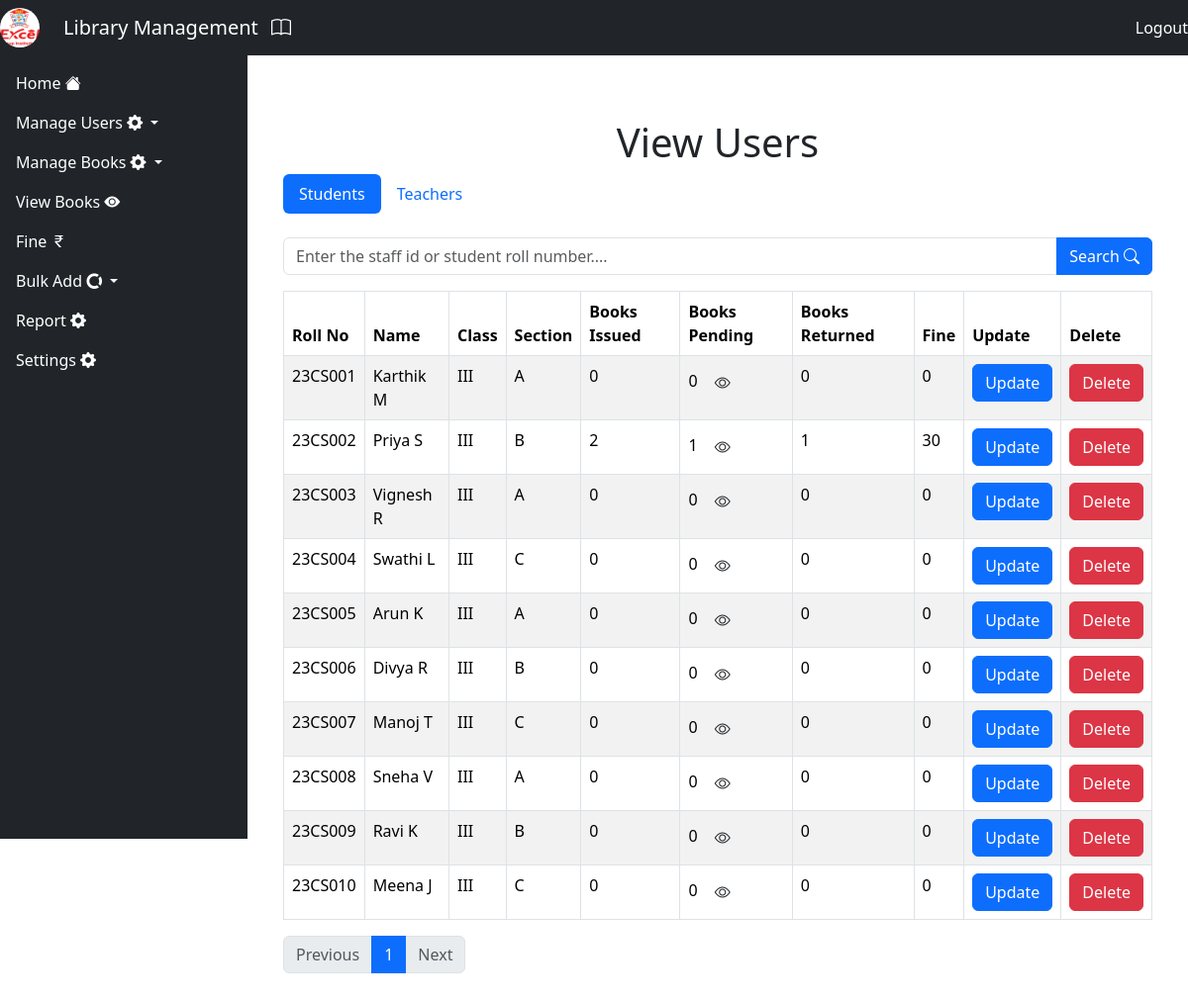
The page /view_users/ (signed in) on the database as committed earlier.
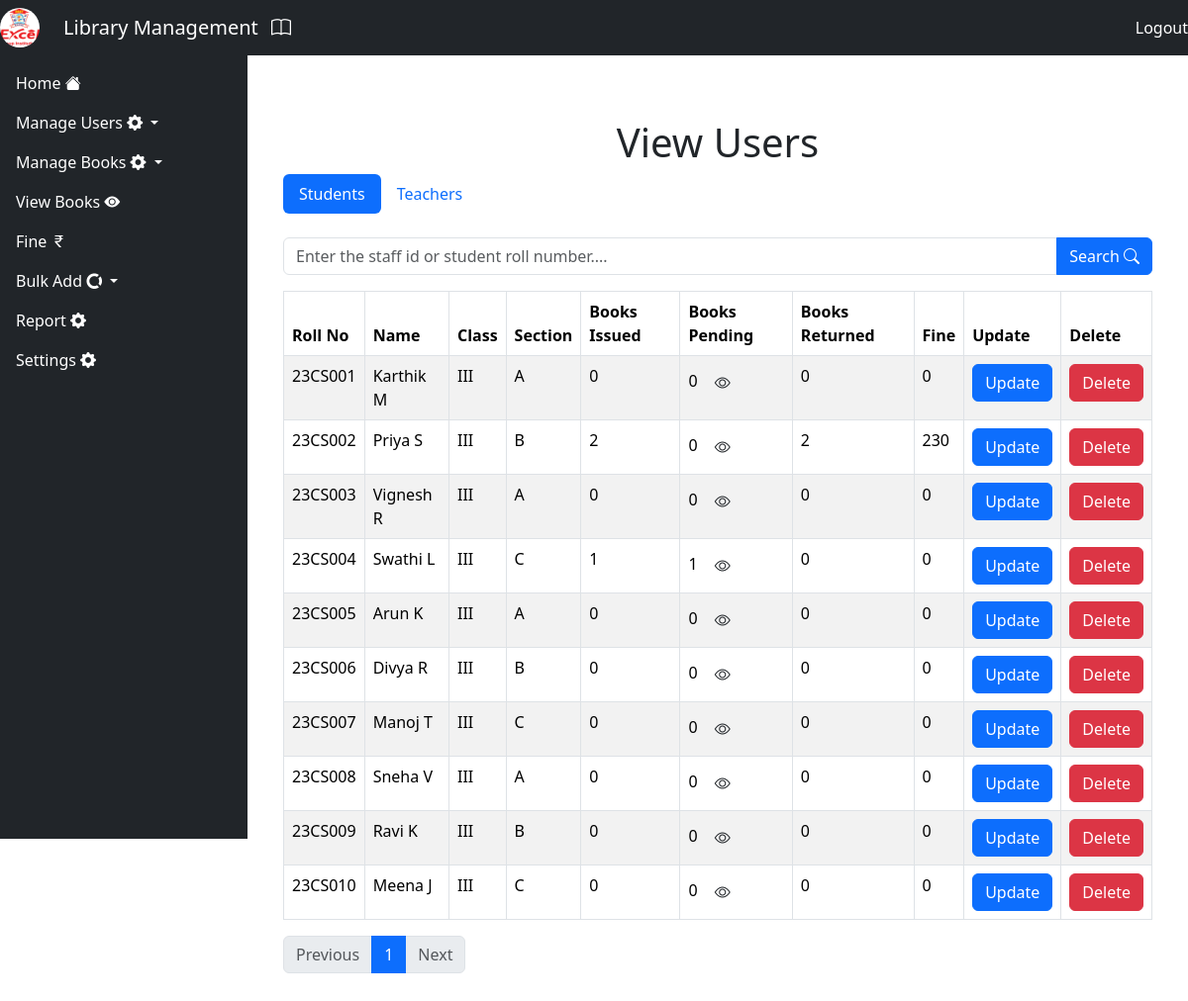
The same page on the database as committed later.
### Library/models.py (models this page shows, shortened)
class Students(models.Model):
    name = models.CharField(max_length=100)
    roll_no = models.CharField(max_length=10)
    class_id = models.CharField(max_length=10)
    section =  models.CharField(max_length=10)
    books_issued = models.IntegerField(default=0)
    books_returned = models.IntegerField(default=0)
    books_pending = models.IntegerField(default=0)
    issued_books = GenericRelation('IssuedBooks', content_type_field='content_type', object_id_field='object_id')
    fine = models.IntegerField(default=0)

### Library/views.py (the view, shortened to what this page needs)
# urls.py: path('view_users/', viewUsers, name='view_users'),
@login_required(login_url='login')
def viewUsers(request):
    students_list = Students.objects.all()
    teachers_list = Teacher.objects.all()
    student_ct = ContentType.objects.get_for_model(Students)
    teacher_ct = ContentType.objects.get_for_model(Teacher)
    student_paginator = Paginator(students_list, 10)
    teacher_paginator = Paginator(teachers_list, 10)
    for student in students_list:
        issued = IssuedBooks.objects.filter(content_type=student_ct, object_id=student.id)
        returned = ReturnedBooks.objects.filter(content_type=student_ct, object_id=student.id)
        returned_ids = [r.book.id for r in returned]
        pending = [b for b in issued if b.book.id not in returned_ids]
        student.books_returned = returned.count()
        student.books_pending = len(pending)
        student.pending_books = pending
    students = student_paginator.get_page(request.GET.get('student_page'))
    teachers = teacher_paginator.get_page(request.GET.get('teacher_page'))
    context = {
        'students': students,
        'teachers': teachers,
    }
    return render(request, 'viewusers.html', context)

### Library/context_processors.py (called while the page is built)
def logo_context(request):
    setting = Setting.objects.first()
    return {
        'logo': setting.logo if setting else None
    }

### Library/templates/viewusers.html (shortened to what the changed rows need)
{% extends 'base.html' %}
{% block content %}
<div class="container mt-5">
    <h1 class="text-center">View Users</h1>
    <div class="tab-content mt-4" id="userTabsContent">
        <div class="tab-pane fade {% if request.GET.tab != 'teacher' and not searched_teacher %}show active{% endif %}" id="studentFields" role="tabpanel">
            <table class="table table-bordered table-striped">
                <thead>
                    <tr>
                        <th>Roll No</th>
                        <th>Name</th>
                        <th>Class</th>
                        <th>Section</th>
                        <th>Books Issued</th>
                        <th>Books Pending</th>
                        <th>Books Returned</th>
                        <th>Fine</th>
                        <th>Update</th>
                        <th>Delete</th>
                    </tr>
                </thead>
                <tbody>
                    {% if searched_student %}
                    <tr>
                        <td>{{ searched_student.roll_no }}</td>
                        <td>{{ searched_student.name }}</td>
                        <td>{{ searched_student.class_id }}</td>
                        <td>{{ searched_student.section }}</td>
                        <td>{{ searched_student.books_issued }} </td>
                        <td>{{ searched_student.books_pending }} <button class="btn" data-bs-toggle="modal" data-bs-target="#issuedBooks{{searched_student.roll_no}}"><i class="bi bi-eye"></i></button></td>
                        <td>{{ searched_student.books_returned }}</td>
                        <td>{{searched_student.fine}}</td>
                        <td><button class="btn btn-primary" data-bs-toggle="modal" data-bs-target="#editUserModal{{ searched_student.id }}">Update</button></td>
                        <td><a href="{% url 'delete_user' 'student' searched_student.id %}" class="btn btn-danger">Delete</a></td>
                    </tr>
                    <div class="modal" id="issuedBooks{{searched_student.roll_no}}">
                        <div class="modal-dialog">
                            <div class="modal-content">
                                <div class="modal-header">
                                    <h1 class="modal-title">Issued Books</h1>
                                    <button type="button" class="btn-close" data-bs-dismiss="modal"></button>
                                </div>
                                <div class="modal-body">
                                    {% for book in searched_student.pending_books %}
                                    <li>{{ book.book.title }} ({{book.book.isbn}})</li>
                                {% empty %}
                                    <li>No books issued</li>
                                {% endfor %}                                    </div>
                            </div>
                        </div>
                    </div>
                    <div class="modal" id="iss">
                    </div>
                    <div class="modal" id="editUserModal{{ searched_student.id }}" aria-hidden="true">
                        <div class="modal-dialog">
                            <div class="modal-content">
                                <form method="post" action="{% url 'update_user' 'student' searched_student.id %}">
                                    {% csrf_token %}
                                    <div class="modal-header">
                                        <h1 class="modal-title">Edit User</h1>
                                        <button type="button" class="btn-close" data-bs-dismiss="modal"></button>
                                    </div>
                                    <div class="modal-body">
                                        <div class="mb-3"><label>Name</label><input type="text" name="name" class="form-control" value="{{searched_student.name }}"></div>
                                        <div class="mb-3"><label>Class</label><input type="text" name="class_id" class="form-control" value="{{searched_student.class_id }}"></div>
                                        <div class="mb-3"><label>Section</label><input type="text" name="section" class="form-control" value="{{searched_student.section }}"></div>
                                        <div class="mb-3"><label>Roll No</label><input type="text" name="roll_no" class="form-control" value="{{searched_student.roll_no }}"></div>
                                    </div>
                                    <div class="modal-footer">
                                        <button type="button" class="btn btn-secondary" data-bs-dismiss="modal">Close</button>
                                        <button type="submit" class="btn btn-primary">Confirm</button>
                                    </div>
                                </form>
                            </div>
                        </div>
                    </div>
                    {% elif students %}
                    {% for user in students %}
                    <tr>
                        <td>{{ user.roll_no }}</td>
                        <td>{{ user.name }}</td>
                        <td>{{ user.class_id }}</td>
                        <td>{{ user.section }}</td>
                        <td>{{ user.books_issued }}</td>
                        <td>{{ user.books_pending }}  <button class="btn" data-bs-toggle="modal" data-bs-target="#issuedBooks{{user.roll_no}}"><i class="bi bi-eye"></i></button></td>
                        <td>{{ user.books_returned }}</td>
                        <td>{{user.fine}}</td>
                        <td><button class="btn btn-primary" data-bs-toggle="modal" data-bs-target="#editUserModal{{ user.id }}">Update</button></td>
                        <td><a href="{% url 'delete_user' 'student' user.id %}" class="btn btn-danger">Delete</a></td>
                    </tr>
                    {% endfor %}
                    {% else %}
                    <tr><td colspan="9" class="text-center">No users found.</td></tr>
                    {% endif %}
                </tbody>
            </table>
        </div>
    </div>
</div>
{% endblock %}

Rows that differ between the two databases and show on the page:
changed Students "23CS002": books_pending "1" → "0"; books_returned "1" → "2"; fine "30" → "230"
changed Students "23CS004": books_issued "0" → "1"; books_pending "0" → "1"
